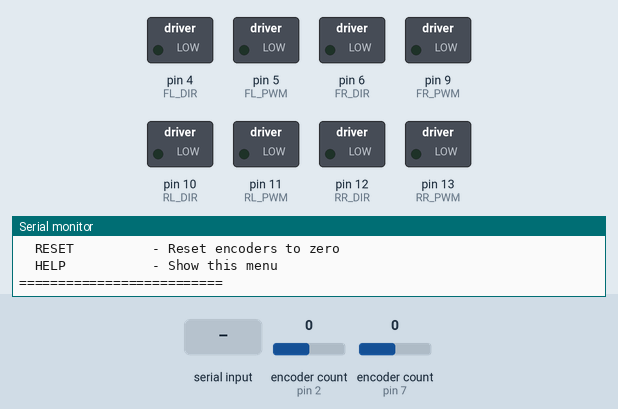
A sketch run on a simulated Arduino Uno, built with avr-gcc and run on an emulated ATmega328P. Parts: switched loads named in the sketch (green lamp = pin HIGH), the last lines printed to the serial monitor. Inputs (shaded band) come from the test bench; at power-on: encoder count (sensors on pin 2, pin 7) 0.

Above: at 15.2 s.
15.3 s: "F\n" received over Serial
At 16.5 s:
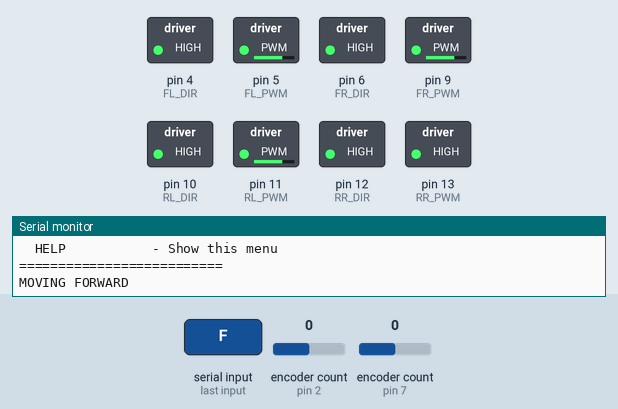
16.8 s: "B\n" received over Serial
At 17.7 s:
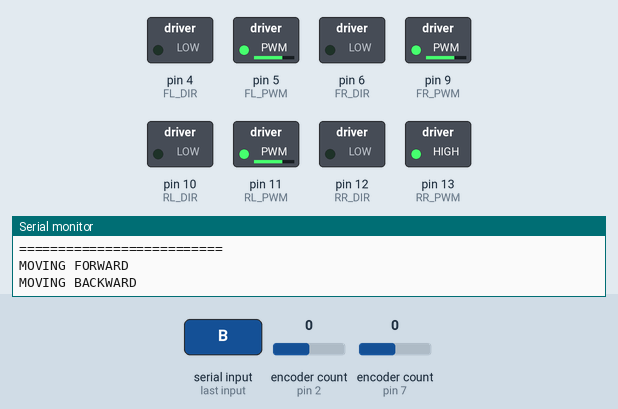
18.3 s: "L\n" received over Serial
At 18.8 s:
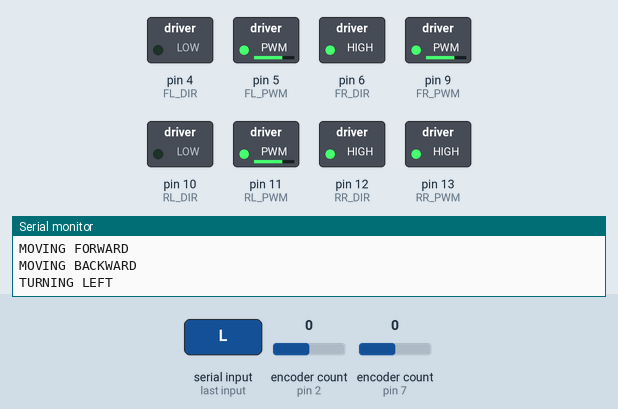
19.8 s: "R\n" received over Serial
At 21.0 s:
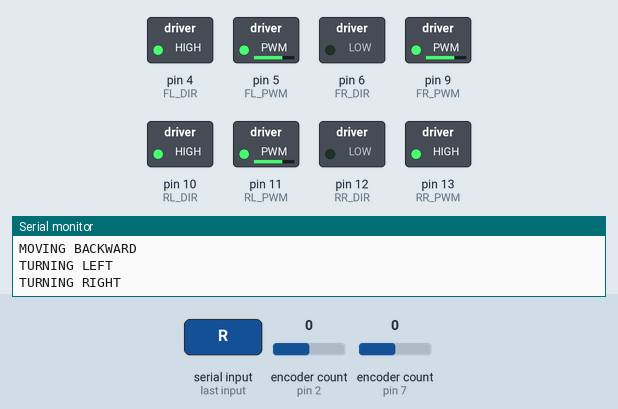
21.3 s: "FORWARD\n" received over Serial
At 22.3 s:
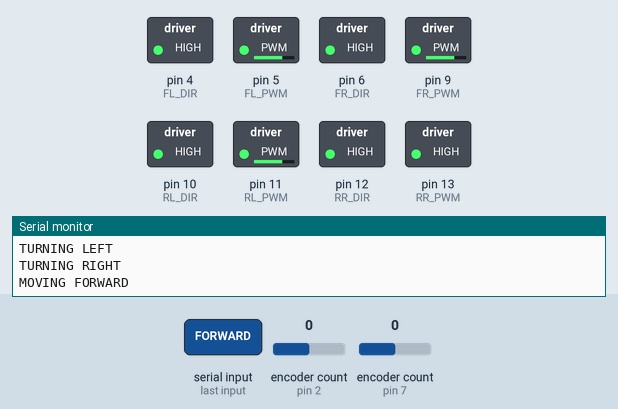
22.8 s: "BACKWARD\n" received over Serial
At 23.5 s:
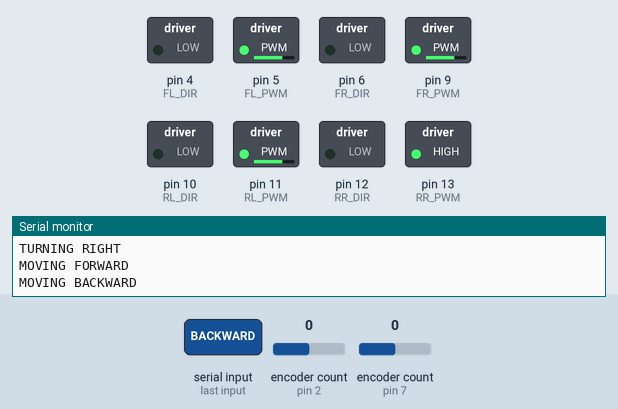
Timing chart, 0 to 25.3 s (numbered marks = the images above; inputs shaded):
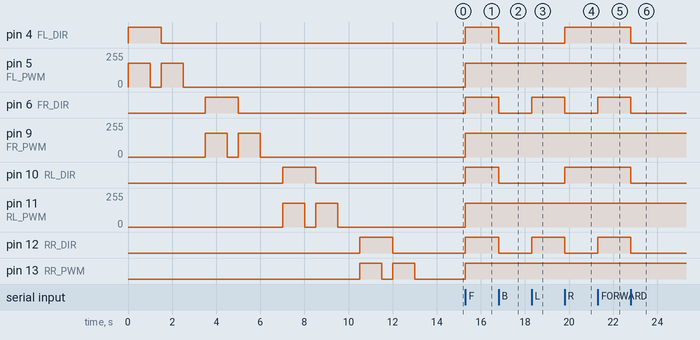

Measured:
- after the input at 15.3 s, pin 4 (FL_DIR), pin 6 (FR_DIR), pin 10 (RL_DIR), pin 12 (RR_DIR), pin 13 (RR_PWM): LOW → HIGH at once; pin 5 (FL_PWM), pin 9 (FR_PWM), pin 11 (RL_PWM): 0/255 → 180/255 at once
- after the input at 16.8 s, pin 4 (FL_DIR), pin 6 (FR_DIR), pin 10 (RL_DIR), pin 12 (RR_DIR): HIGH → LOW at once
- after the input at 18.3 s, pin 6 (FR_DIR), pin 12 (RR_DIR): LOW → HIGH at once
- after the input at 19.8 s, pin 4 (FL_DIR), pin 10 (RL_DIR): LOW → HIGH at once; pin 6 (FR_DIR), pin 12 (RR_DIR): HIGH → LOW at once
- after the input at 21.3 s, pin 6 (FR_DIR), pin 12 (RR_DIR): LOW → HIGH at once
- after the input at 22.8 s, pin 4 (FL_DIR), pin 6 (FR_DIR), pin 10 (RL_DIR), pin 12 (RR_DIR): HIGH → LOW at once

The sketch:

arduino_base_controller.ino
```cpp
/*
  COMPLETE TEST - Motors + Encoders + MDD10A Drivers
  Updated with RR_PWM = D13 (no conflict)
*/

#include <Encoder.h>

// ========== MOTOR PINS (MDD10A Drivers) ==========
// Driver 1 (Front wheels)
const int FL_DIR = 4;
const int FL_PWM = 5;
const int FR_DIR = 6;
const int FR_PWM = 9;

// Driver 2 (Rear wheels)
const int RL_DIR = 10;
const int RL_PWM = 11;
const int RR_DIR = 12;
const int RR_PWM = 13;  // Changed to D13

// ========== ENCODER PINS ==========
// Front Right Encoder (with interrupts)
const int ENC_R_A = 2;   // Interrupt 0
const int ENC_R_B = 3;   // Interrupt 1 (now free!)

// Front Left Encoder
const int ENC_L_A = 7;
const int ENC_L_B = 8;

// Create encoder objects
Encoder encLeft(ENC_L_A, ENC_L_B);
Encoder encRight(ENC_R_A, ENC_R_B);

void setup() {
  Serial.begin(115200);

  // ===== Setup Motor Pins =====
  pinMode(FL_DIR, OUTPUT); pinMode(FL_PWM, OUTPUT);
  pinMode(FR_DIR, OUTPUT); pinMode(FR_PWM, OUTPUT);
  pinMode(RL_DIR, OUTPUT); pinMode(RL_PWM, OUTPUT);
  pinMode(RR_DIR, OUTPUT); pinMode(RR_PWM, OUTPUT);

  // ===== Setup Encoder Pins =====
  pinMode(ENC_L_A, INPUT_PULLUP);
  pinMode(ENC_L_B, INPUT_PULLUP);
  pinMode(ENC_R_A, INPUT_PULLUP);
  pinMode(ENC_R_B, INPUT_PULLUP);

  // Stop all motors
  stopAllMotors();

  // Reset encoders
  encLeft.write(0);
  encRight.write(0);

  Serial.println("=== COMPLETE TEST: MOTORS + ENCODERS ===");
  Serial.println("\n--- TESTING EACH MOTOR (watch encoders) ---\n");

  // Test each motor and show encoder counts
  testMotorWithEncoder("Front Left (FL)", FL_PWM, FL_DIR, encLeft);
  testMotorWithEncoder("Front Right (FR)", FR_PWM, FR_DIR, encRight);
  testMotorWithEncoder("Rear Left (RL)", RL_PWM, RL_DIR, encLeft);
  testMotorWithEncoder("Rear Right (RR)", RR_PWM, RR_DIR, encRight);

  Serial.println("\n=== DIAGNOSTIC COMPLETE ===");
  printCommands();
}

void testMotorWithEncoder(String name, int pwmPin, int dirPin, Encoder &encoder) {
  long before = encoder.read();

  Serial.print(name);
  Serial.print(" - Forward: ");

  // Run forward for 1 second
  digitalWrite(dirPin, HIGH);
  analogWrite(pwmPin, 180);
  delay(1000);

  // Stop and read encoder
  analogWrite(pwmPin, 0);
  delay(500);
  long afterForward = encoder.read();
  Serial.print(afterForward - before);
  Serial.print(" pulses");

  // Run backward for 1 second
  Serial.print(" | Backward: ");
  digitalWrite(dirPin, LOW);
  analogWrite(pwmPin, 180);
  delay(1000);

  // Stop and read encoder
  analogWrite(pwmPin, 0);
  delay(500);
  long afterBackward = encoder.read();
  Serial.print(afterBackward - afterForward);
  Serial.println(" pulses");

  delay(500);
}

void loop() {
  if (Serial.available() > 0) {
    String cmd = Serial.readStringUntil('\n');
    cmd.trim();
    cmd.toUpperCase();

    if (cmd == "F" || cmd == "FORWARD") {
      moveForward(180);
      Serial.println("MOVING FORWARD");
    }
    else if (cmd == "B" || cmd == "BACKWARD") {
      moveBackward(180);
      Serial.println("MOVING BACKWARD");
    }
    else if (cmd == "L" || cmd == "LEFT") {
      turnLeft(180);
      Serial.println("TURNING LEFT");
    }
    else if (cmd == "R" || cmd == "RIGHT") {
      turnRight(180);
      Serial.println("TURNING RIGHT");
    }
    else if (cmd == "S" || cmd == "STOP") {
      stopAllMotors();
      Serial.println("STOPPED");
    }
    else if (cmd == "ENC" || cmd == "ENCODERS") {
      readEncoders();
    }
    else if (cmd == "RESET") {
      encLeft.write(0);
      encRight.write(0);
      Serial.println("ENCODERS RESET TO ZERO");
    }
    else if (cmd == "HELP") {
      printCommands();
    }
  }
}

// Movement functions
void moveForward(int speed) {
  setMotor(FL_PWM, FL_DIR, speed);
  setMotor(FR_PWM, FR_DIR, speed);
  setMotor(RL_PWM, RL_DIR, speed);
  setMotor(RR_PWM, RR_DIR, speed);
}

void moveBackward(int speed) {
  setMotor(FL_PWM, FL_DIR, -speed);
  setMotor(FR_PWM, FR_DIR, -speed);
  setMotor(RL_PWM, RL_DIR, -speed);
  setMotor(RR_PWM, RR_DIR, -speed);
}

void turnLeft(int speed) {
  setMotor(FL_PWM, FL_DIR, -speed);  // Left backward
  setMotor(FR_PWM, FR_DIR, speed);   // Right forward
  setMotor(RL_PWM, RL_DIR, -speed);  // Left backward
  setMotor(RR_PWM, RR_DIR, speed);   // Right forward
}

void turnRight(int speed) {
  setMotor(FL_PWM, FL_DIR, speed);   // Left forward
  setMotor(FR_PWM, FR_DIR, -speed);  // Right backward
  setMotor(RL_PWM, RL_DIR, speed);   // Left forward
  setMotor(RR_PWM, RR_DIR, -speed);  // Right backward
}

void setMotor(int pwmPin, int dirPin, int speed) {
  speed = constrain(speed, -255, 255);
  if (speed > 0) {
    digitalWrite(dirPin, HIGH);
    analogWrite(pwmPin, speed);
  } else if (speed < 0) {
    digitalWrite(dirPin, LOW);
    analogWrite(pwmPin, -speed);
  } else {
    analogWrite(pwmPin, 0);
  }
}

void stopAllMotors() {
  setMotor(FL_PWM, FL_DIR, 0);
  setMotor(FR_PWM, FR_DIR, 0);
  setMotor(RL_PWM, RL_DIR, 0);
  setMotor(RR_PWM, RR_DIR, 0);
}

void readEncoders() {
  long left = encLeft.read();
  long right = encRight.read();
  Serial.println("=== ENCODER VALUES ===");
  Serial.print("Left Encoder:  ");
  Serial.println(left);
  Serial.print("Right Encoder: ");
  Serial.println(right);
  Serial.println("======================");
}

void printCommands() {
  Serial.println("\n=== AVAILABLE COMMANDS ===");
  Serial.println("  F or FORWARD   - Move forward");
  Serial.println("  B or BACKWARD  - Move backward");
  Serial.println("  L or LEFT      - Turn left");
  Serial.println("  R or RIGHT     - Turn right");
  Serial.println("  S or STOP      - Stop all motors");
  Serial.println("  ENC or ENCODERS- Read encoder values");
  Serial.println("  RESET          - Reset encoders to zero");
  Serial.println("  HELP           - Show this menu");
  Serial.println("==========================\n");
}
```
